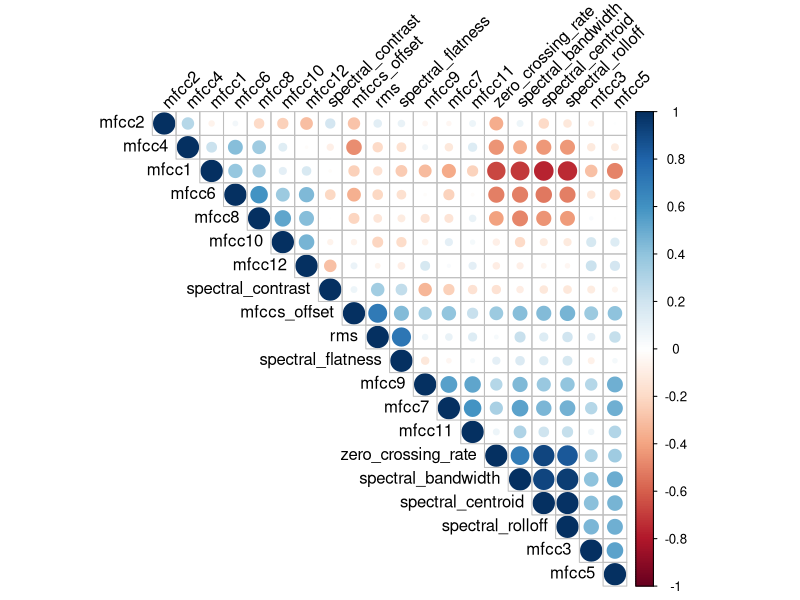
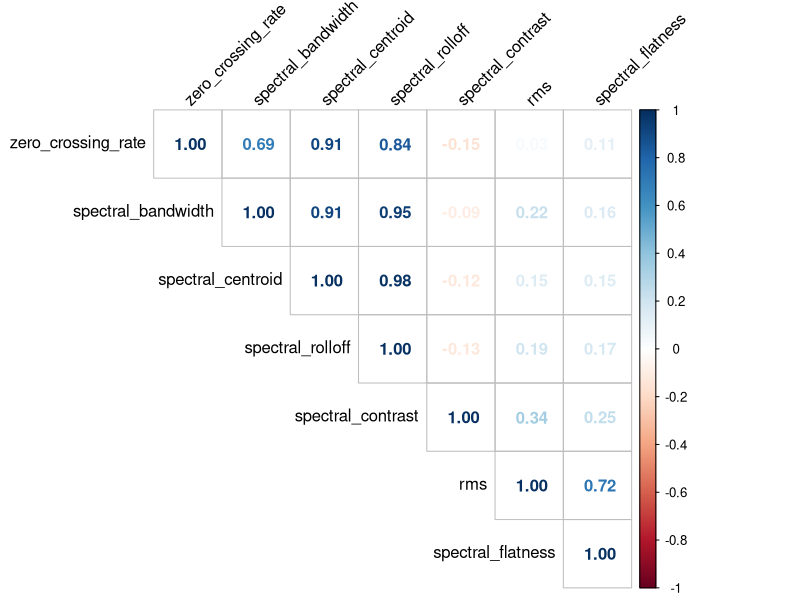
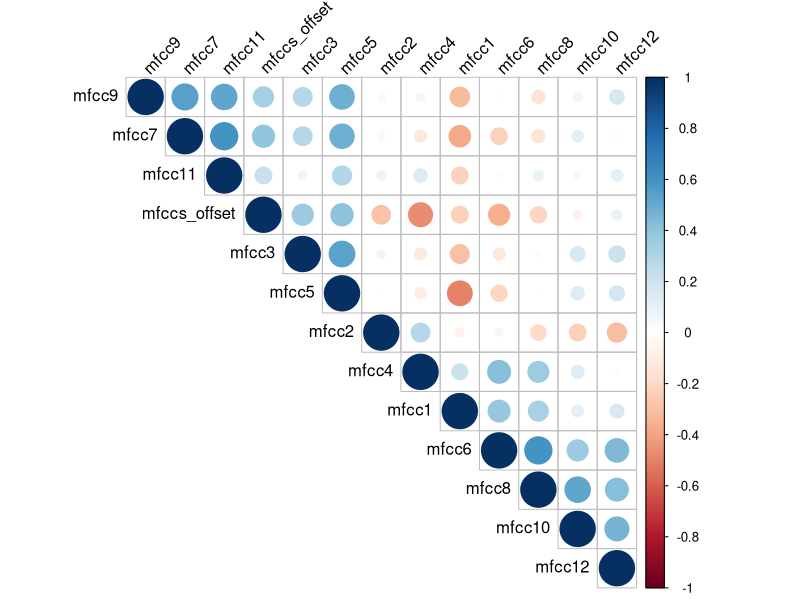
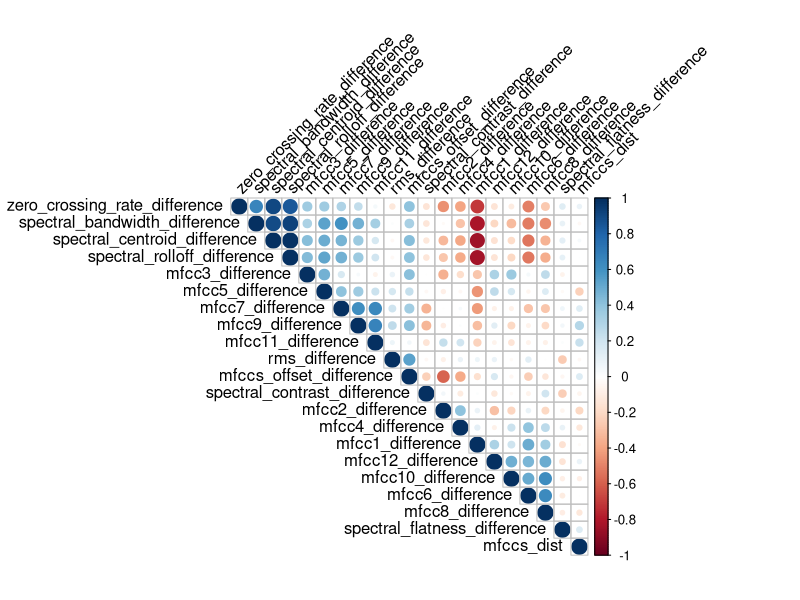
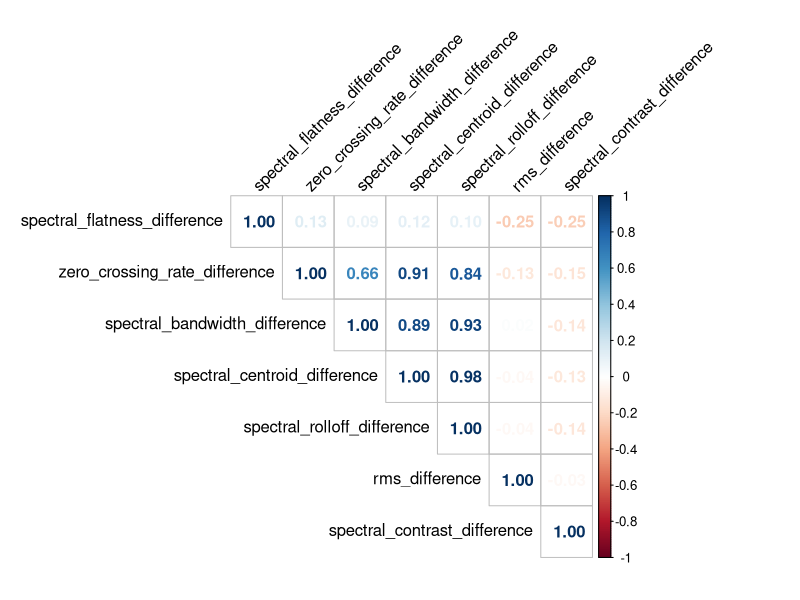
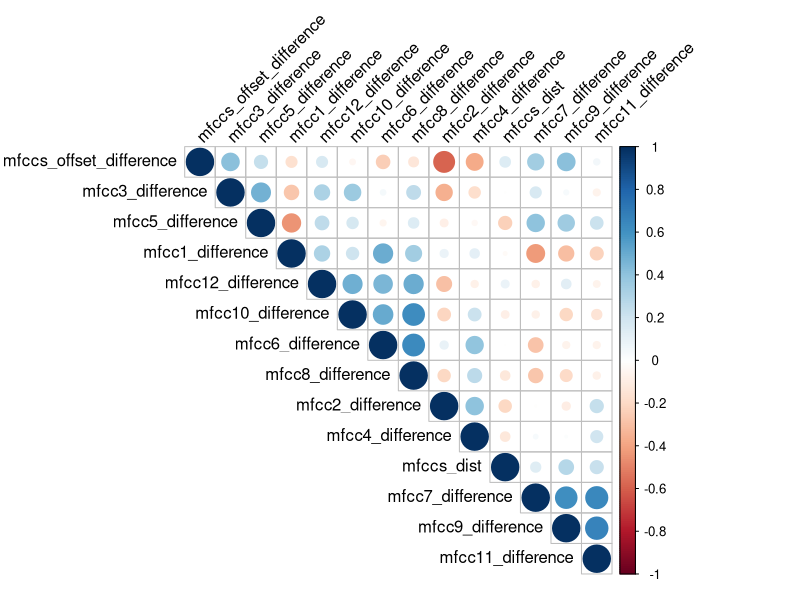
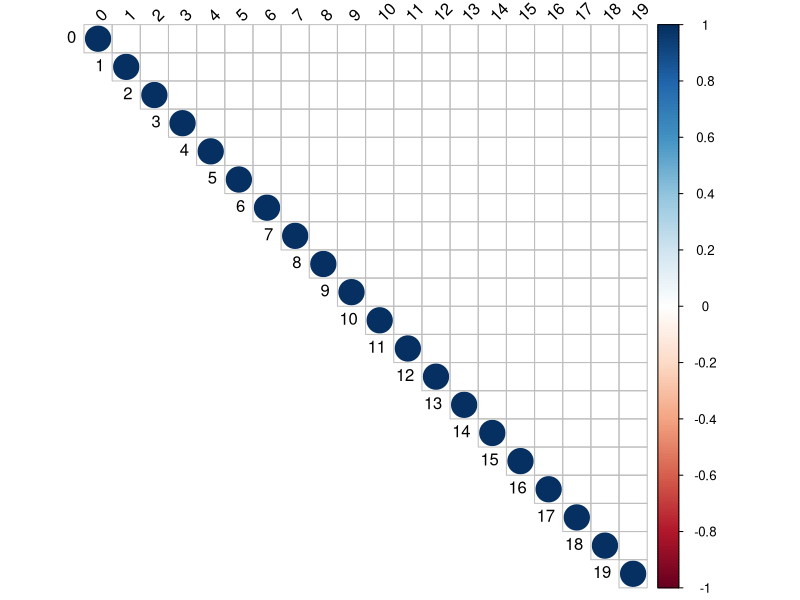
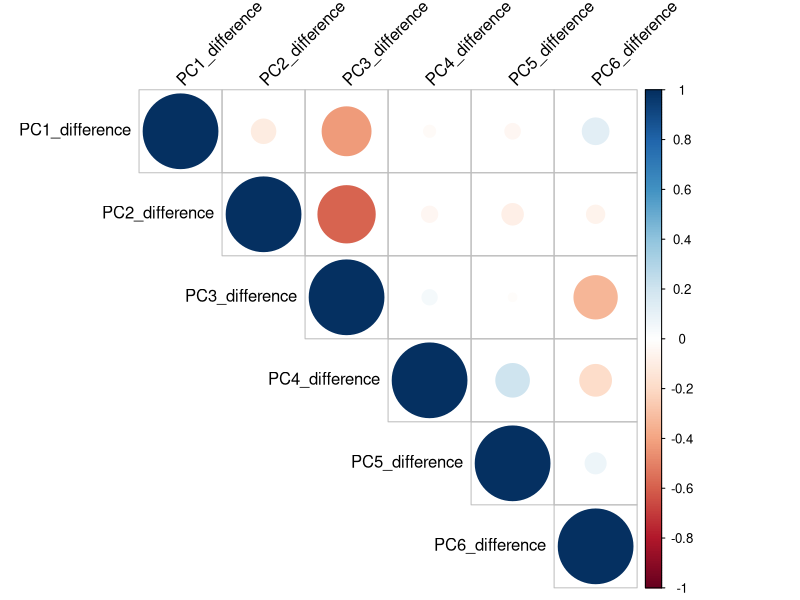

Reproduce these figures in R, in order.
## ---- chunk 1
knitr::opts_chunk$set(echo = FALSE, message = FALSE)
## ---- chunk 2
library(tidyverse)
library(magrittr)
library(corrplot)
library(broom)
## ---- chunk 3
features <- read_csv('../../data/processed/expanded/joined_with_features/all_features.csv')
feature_diffs <- read_csv('../../data/processed/expanded/joined_with_features/similarity_and_feature_differences.csv')
## ---- chunk 4
acoustic_feat <- features %>% select(1:21)
acoustic_diffs <- feature_diffs %>% select(1:24)
## ---- chunk 5
corr_matrix <- cor(acoustic_feat[-1]) # leave out song_id
## ---- chunk 6
corrplot(corr_matrix, type = 'upper', # upper triangle
         order = 'hclust', # automatically orders with hierarchical clustering
         tl.col = 'black', tl.srt = 45) # specify text color and rotation
## ---- chunk 7
corr_matrix_subset <- cor(select(acoustic_feat, -c(song_id, contains("mfcc"))))
# leave out song_id, MFCCs
## ---- chunk 8
corrplot(corr_matrix_subset, type = 'upper', # upper triangle
         method = 'number', # see actual correlation values
         order = 'hclust', # automatically orders with hierarchical clustering
         tl.col = 'black', tl.srt = 45) # specify text color and rotation
## ---- chunk 9
corr_matrix_MFCCs <- cor(select(acoustic_feat, contains("mfcc")))
# keep only MFCCs
## ---- chunk 10
corrplot(corr_matrix_MFCCs, type = 'upper', # upper triangle
         #method = 'number', # see actual correlation values
         order = 'hclust', # automatically orders with hierarchical clustering
         tl.col = 'black', tl.srt = 45) # specify text color and rotation
## ---- chunk 11
corr_matrix_diffs <- cor(acoustic_diffs[-seq(1,3)]) # leave out song_id, similarity
## ---- chunk 12
corrplot(corr_matrix_diffs, type = 'upper', # upper triangle
         order = 'hclust', # automatically orders with hierarchical clustering
         tl.col = 'black', tl.srt = 45) # specify text color and rotation
## ---- chunk 13
corr_matrix_subset_diffs <- cor(select(acoustic_diffs, -c(seq(1,3), contains("mfcc"))))
## ---- chunk 14
corrplot(corr_matrix_subset_diffs, type = 'upper', # upper triangle
         method = 'number',
         order = 'hclust', # automatically orders with hierarchical clustering
         tl.col = 'black', tl.srt = 45) # specify text color and rotation
## ---- chunk 15
corr_matrix_mfcc_diffs <- cor(select(acoustic_diffs, contains("mfcc")))
## ---- chunk 16
corrplot(corr_matrix_mfcc_diffs, type = 'upper', # upper triangle
         #method = 'number',
         order = 'hclust', # automatically orders with hierarchical clustering
         tl.col = 'black', tl.srt = 45) # specify text color and rotation
## ---- chunk 17
summary(lm(mean_sim ~ rms_difference, acoustic_diffs))
summary(lm(mean_sim ~ spectral_bandwidth_difference, acoustic_diffs))
summary(lm(mean_sim ~ spectral_centroid_difference, acoustic_diffs))
summary(lm(mean_sim ~ spectral_contrast_difference, acoustic_diffs))
summary(lm(mean_sim ~ spectral_flatness_difference, acoustic_diffs))
summary(lm(mean_sim ~ spectral_rolloff_difference, acoustic_diffs))
summary(lm(mean_sim ~ zero_crossing_rate_difference, acoustic_diffs))
summary(lm(mean_sim ~ mfccs_offset_difference, acoustic_diffs))
summary(lm(mean_sim ~ mfcc1_difference, acoustic_diffs))
summary(lm(mean_sim ~ mfcc2_difference, acoustic_diffs))
summary(lm(mean_sim ~ mfcc3_difference, acoustic_diffs))
summary(lm(mean_sim ~ mfcc4_difference, acoustic_diffs))
summary(lm(mean_sim ~ mfcc5_difference, acoustic_diffs))
summary(lm(mean_sim ~ mfcc6_difference, acoustic_diffs))
summary(lm(mean_sim ~ mfcc7_difference, acoustic_diffs))
summary(lm(mean_sim ~ mfcc8_difference, acoustic_diffs))
summary(lm(mean_sim ~ mfcc9_difference, acoustic_diffs))
summary(lm(mean_sim ~ mfcc10_difference, acoustic_diffs))
summary(lm(mean_sim ~ mfcc11_difference, acoustic_diffs))
summary(lm(mean_sim ~ mfcc12_difference, acoustic_diffs))
summary(lm(mean_sim ~ mfccs_dist, acoustic_diffs))
## ---- chunk 18
summary(lm(mean_sim ~ rms_difference + spectral_bandwidth_difference + 
             spectral_centroid_difference + spectral_contrast_difference +
             spectral_flatness_difference + spectral_rolloff_difference +
             zero_crossing_rate_difference, 
           acoustic_diffs))
## ---- chunk 19
summary(lm(mean_sim ~ mfccs_offset_difference + mfcc1_difference + mfcc2_difference + mfcc3_difference + mfcc4_difference + mfcc5_difference + mfcc6_difference + mfcc7_difference + mfcc8_difference + mfcc9_difference + mfcc10_difference + mfcc11_difference + mfcc12_difference, 
           acoustic_diffs))
## ---- chunk 20
summary(lm(mean_sim ~ rms_difference + spectral_bandwidth_difference + 
             spectral_centroid_difference + spectral_contrast_difference +
             spectral_flatness_difference + spectral_rolloff_difference +
             zero_crossing_rate_difference + mfccs_offset_difference + mfcc1_difference + mfcc2_difference + mfcc3_difference + mfcc4_difference + mfcc5_difference + mfcc6_difference + mfcc7_difference + mfcc8_difference + mfcc9_difference + mfcc10_difference + mfcc11_difference + mfcc12_difference, 
           acoustic_diffs))
## ---- chunk 21
acoustic_PCs <- read_csv('../../data/processed/expanded/joined_with_features/acoustic_PCs.csv')
## ---- chunk 22
pcs_diff <- acoustic_PCs %>%
  select(seq(1:7)) %>%
  # prepare the data to pivot wider
  separate_wider_delim(song_id, delim = '_', names = c('title', 'artist', 'orig_or_cover')) %>%
  mutate(song_id = paste(title, artist, sep = '_')) %>%
  relocate(song_id) %>%
  mutate(title = NULL, artist = NULL) %>%
  # pivot longer first, so each row is one PC for one clip
  pivot_longer(cols = -c(song_id, orig_or_cover), names_to = 'PC', values_to = 'value') %>%
  # pivot wider to group by song and PC
  pivot_wider(id_cols = c(song_id, PC), names_from = orig_or_cover, values_from = value) %>%
  # calculate the difference between each PC for each song
  mutate(difference = Original5S - Cover5S) %>%
  # drop original and cover (saved elsewhere)
  select(-c(Original5S, Cover5S)) %>%
  # add 1 to the PCs column to make it 1-6 (rather than 0-5)
  mutate(PC = as_factor(as.numeric(PC) + 1)) %>%
  # pivot wider to get back to each song has one row
  pivot_wider(id_cols = song_id, names_from = PC, values_from = difference,
              names_glue = "PC{PC}_difference")
## ---- chunk 23
#write_csv(pcs_diff, '../../data/processed/expanded/joined_with_features/acoustic_PC_diffs.csv')
## ---- chunk 24
corr_matrix_PCs <- cor(acoustic_PCs[-1])
corrplot(corr_matrix_PCs, type = 'upper', 
         tl.col = 'black', tl.srt = 45) 
## ---- chunk 25
corr_matrix_PCs_diff <- cor(pcs_diff[-1])
corrplot(corr_matrix_PCs_diff, type = 'upper', 
         tl.col = 'black', tl.srt = 45) 
## ---- chunk 26
pcs_diff_sim <- acoustic_diffs %>%
  select(song_id, mean_sim) %>%
  left_join(., pcs_diff, by = join_by(song_id))
## ---- chunk 27
summary(lm(mean_sim ~ abs(PC1_difference), pcs_diff_sim))
summary(lm(mean_sim ~ abs(PC2_difference), pcs_diff_sim))
summary(lm(mean_sim ~ abs(PC3_difference), pcs_diff_sim))
summary(lm(mean_sim ~ abs(PC4_difference), pcs_diff_sim))
summary(lm(mean_sim ~ abs(PC5_difference), pcs_diff_sim))
summary(lm(mean_sim ~ abs(PC6_difference), pcs_diff_sim))
## ---- chunk 28
summary(lm(mean_sim ~ abs(PC1_difference) + abs(PC2_difference) +
             abs(PC3_difference) + abs(PC4_difference) +
             abs(PC5_difference) + abs(PC6_difference), pcs_diff_sim))
## ---- chunk 29
ggplot(pcs_diff_sim, aes(x = abs(PC1_difference), y = mean_sim)) +
  geom_point()
## ---- chunk 30
diffs_PCs <- read_csv('../../data/processed/expanded/joined_with_features/acoustic_diffs_PCs_noMFCCs.csv')
## ---- chunk 31
corr_matrix_PCs <- cor(diffs_PCs[-1])
corrplot(corr_matrix_PCs, type = 'upper', 
         tl.col = 'black', tl.srt = 45) 
## ---- chunk 32
sim_ratings <- read_csv('../../data/processed/expanded/joined_with_features/similarity_and_feature_scaled_differences.csv')
sim_ratings %<>% select(c(song_id, mean_sim))
diffs_PCs %<>%
  left_join(sim_ratings, ., by=join_by(song_id))
## ---- chunk 33
# code adapted from this post: https://stackoverflow.com/questions/54907726/running-multiple-linear-regressions-across-several-columns-of-a-data-frame-in-r
individual_models <- diffs_PCs %>%
  select(-song_id) %>%
  pivot_longer(cols = -mean_sim,
               names_to = 'column', values_to = 'value') %>%
  nest(data = -column) %>% # this gives us one model per PC
  # each column gets a tibble with mean_sim and value as columns
  mutate(model = map(data, ~lm(mean_sim ~ value, data = .))) %>% # run the models
  mutate(tidy_model = map(model, tidy)) %>% # tidy the models
  select(-data, -model) %>% # remove untidy models
  unnest(cols = c(tidy_model))
print(individual_models)
## ---- chunk 34
# help from here: https://stackoverflow.com/questions/67665340/incorporate-all-columns-of-a-dataframe-into-one-regression
model20 <- diffs_PCs %>%
  select(-song_id) %>%
  lm(mean_sim ~ ., data = .) # first . means all other columns
summary(model20)
